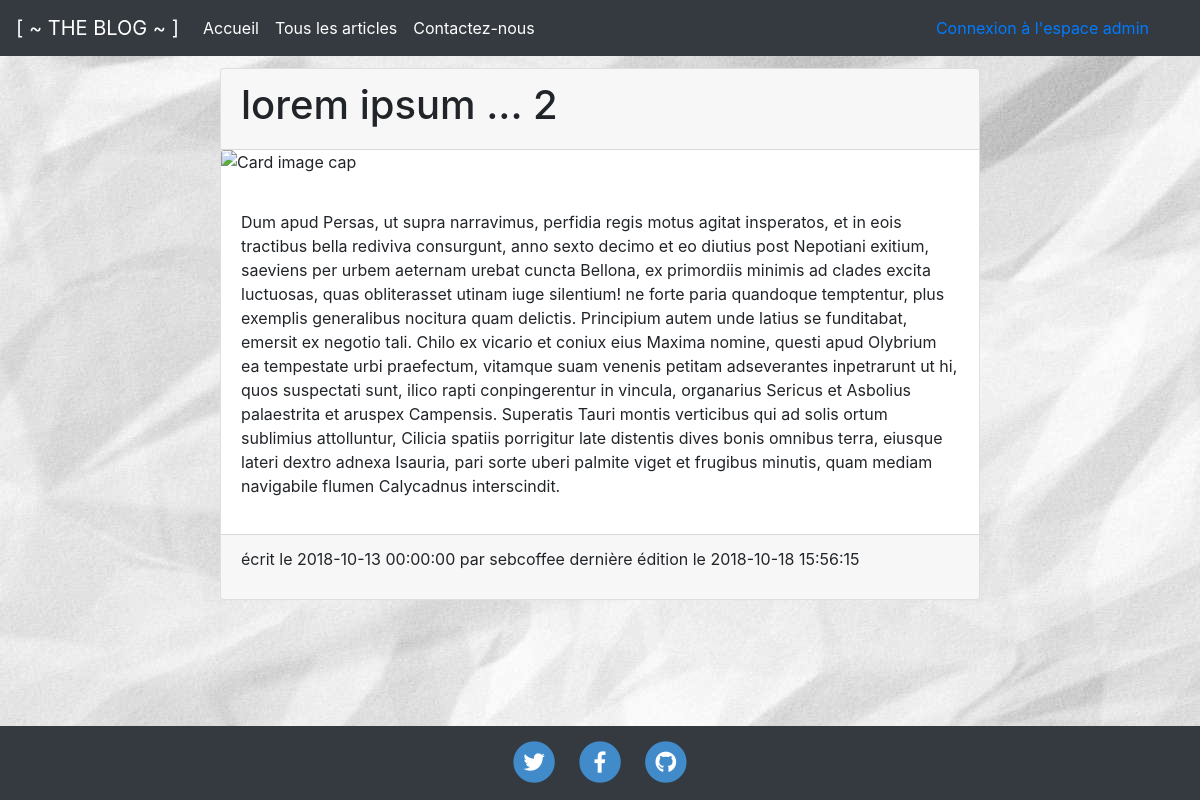
The page /viewPost.php?id=3 on the database its author committed.
### tables this page shows
CREATE TABLE `post` (
  `id` int(11) NOT NULL,
  `title` varchar(255) DEFAULT NULL,
  `image` text,
  `content` text,
  `creation_date` datetime NOT NULL,
  `edition_date` datetime NOT NULL,
  `author` varchar(255) NOT NULL,
  `status` varchar(20) NOT NULL
);

### config/functions.php (called while the page is built, shortened)
<?php
function getPostById($id)
{
    require('connect.php');
    $req = $bdd->prepare('SELECT * FROM post WHERE id = ?');
    $req->execute(array($id));
    if ($req->rowCount() == 1) {
        $data = $req->fetch(PDO::FETCH_OBJ);
        return $data;
    } else {
        header('Location: '. $_SERVER['HTTP_REFERER']);
    }
}
?>

### viewPost.php (the view, shortened to what this page needs)
<?php
if (!isset($_GET['id']) OR !is_numeric($_GET['id'])) {
    header('Location: index.php');
} else {
    require_once('config/functions.php');
    $post = getPostById($_GET['id']);
}
?>
<?php
require_once('frontHeader.php'); ?>
    <div class="entites-group" style="margin-bottom: 8%">
        <div class="container">
            <div class="row">
                <div class="col-lg-8 col-md-10 mx-auto my-2 card" style="margin: 20px;padding: 0px !important;">
                    <div class="card-header">
                        <h1 class="section-heading"><?= $post->title ?></h1>
                    </div>
                    <?php
                    if ($post->image) {
                        echo "<img class='card-img-top' src='$post->image' alt='Card image cap''>";
                    }
                    ?>
                    <div class="card-body">
                        <p><?= $post->content ?></p>
                    </div>
                    <div class="card-footer">
                        <p> écrit le
                            <time><?= $post->creation_date ?></time>
                            par <?= $post->author ?>
                            dernière édition le
                            <time><?= $post->edition_date ?></time>
                        </p>
                    </div>
                </div>
            </div>
        </div>
    </div>
<?php require_once('footer.php'); ?>

### assets/styles/main.css (style rules this page uses)
html { position: relative; min-height: 100%; }
body { margin-bottom: 90px; background-image: url("../img/paper.jpg"); background-repeat: no-repeat; background-attachment: fixed; }

### rows shown on the page
post: title "lorem ipsum ... 2", content "Dum apud Persas, ut supra narravimus, perfidia regis motus agitat insperatos, et in eois tractibus bella rediviva consurgunt, anno sexto decimo et eo diutius post Nepotiani exitium, saeviens per urbem aeternam urebat cuncta Bellona, ex primordiis minimis ad clades excita luctuosas, quas obliterasset utinam iuge silentium! ne forte paria quandoque temptentur, plus exemplis generalibus nocitura quam delictis. Principium autem unde latius se funditabat, emersit ex negotio tali. Chilo ex vicario et coniux eius Maxima nomine, questi apud Olybrium ea tempestate urbi praefectum, vitamque suam venenis petitam adseverantes inpetrarunt ut hi, quos suspectati sunt, ilico rapti conpingerentur in…", creation_date "2018-10-13 00:00:00", author "sebcoffee", edition_date "2018-10-18 15:56:15"
